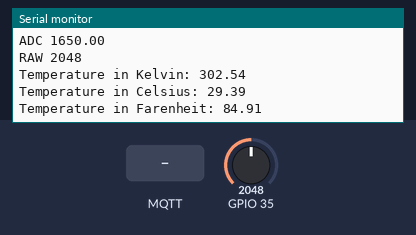
A program run on a simulated ESP32. On the bench: the last lines printed to the serial monitor. Inputs (shaded band) come from the test bench; at power-on: GPIO 35 = 2048. WiFi joins after 1.5 s; servers stay silent unless stated; random numbers use the default seed unless the program sets one; no MQTT or app messages arrive unless stated.

Above: at 2.7 s.
2.8 s: GPIO 35 set to 2866
At 4.1 s:
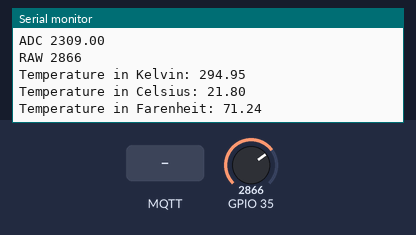
4.3 s: MQTT message "5" arrives on the first subscribed topic
At 5.4 s:
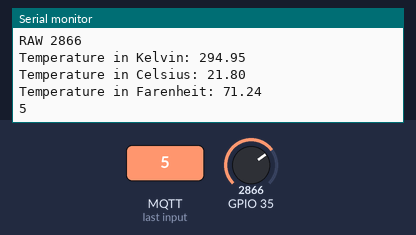
5.8 s: MQTT message "90" arrives on the first subscribed topic
At 6.9 s:
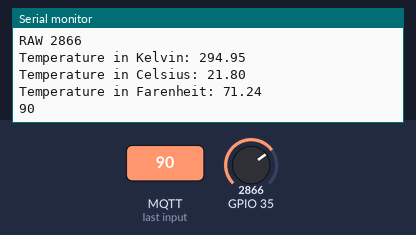
7.3 s: GPIO 35 set to 3603
At 8.2 s:
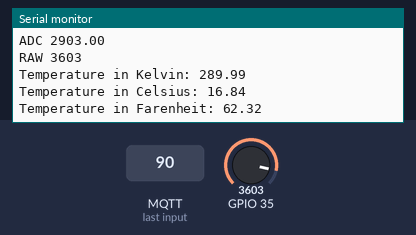
Timing chart, 0 to 9.8 s (numbered marks = the images above; inputs shaded):
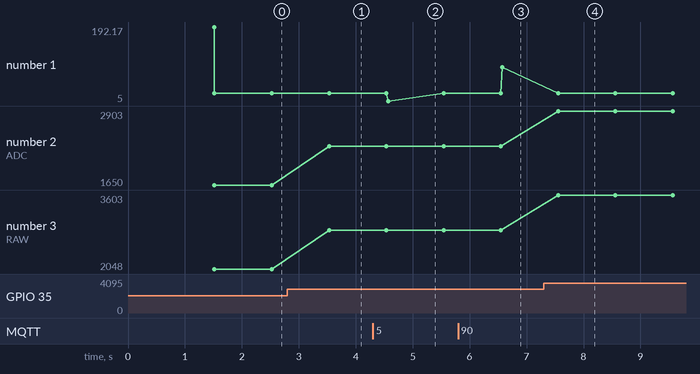

The program:

main.cpp
```cpp
#include <Arduino.h>
#include "driver/adc.h"
#include "freertos/FreeRTOS.h"
#include "freertos/task.h"
#include "esp_adc_cal.h"
#include <driver/gpio.h>
#include <WiFi.h>
#include <PubSubClient.h>
#include <math.h>

/**
 * Theory behind sensor
 *
 * Vsense = Voltage across the termistor into the ADC input
 * LSB    = Least significant bit digital value that is
 *          converted from the ADC input (12-bit most common)
 * 2^ADC resolution -> 2^12bits in our case or 4096
 * VREF  = The input voltage that is put into the termistor
 */

/********************************************
**************** GPIO PINS ****************
*********************************************/
#define THERMISTOR_INPUT ADC1_CHANNEL_7 // gpio-35
#define BUTTON_1 GPIO_NUM_23

#define _A GPIO_NUM_5
#define _B GPIO_NUM_27
#define _C GPIO_NUM_14
#define _D GPIO_NUM_25
#define _E GPIO_NUM_26
#define _F GPIO_NUM_18
#define _G GPIO_NUM_19

#define DIGI_1 GPIO_NUM_4
#define DIGI_2 GPIO_NUM_33

/********************************************
****** CONSTANTS N PREPROCESSOR STUFF *******
*********************************************/

// ADC Attenuation
#define ADC_ATTEN ADC_ATTEN_DB_11

// ADC Calibration
#define ADC_CALI_SCHEME ESP_ADC_CAL_VAL_DEFAULT_VREF

/********************************************
************ DISPLAY CONST STUFF *************
*********************************************/

const gpio_num_t segments[] = {
	_A, _B, _C, _D, _E, _F, _G};

const int segmentLength = sizeof(segments) / sizeof(segments[0]);

const int displayDigits[] = {
	0b00111111, /* 0 */
	0b00000110, /* 1 */
	0b01011011, /* 2 */
	0b01001111, /* 3 */
	0b01100110, /* 4 */
	0b01101101, /* 5 */
	0b01111101, /* 6 */
	0b00000111, /* 7 */
	0b01111111, /* 8 */
	0b01100111	/* 9 */
};

const gpio_num_t commons[] = {
	DIGI_1, DIGI_2};

const int commonLength = sizeof(commons) / sizeof(commons[0]);

#define A_BIT 1
#define B_BIT 2
#define C_BIT 4
#define D_BIT 8
#define E_BIT 16
#define F_BIT 32
#define G_BIT 64

const int digitPosition[] = {A_BIT, B_BIT, C_BIT, D_BIT, E_BIT, F_BIT, G_BIT};

/********************************************
**************** MQTT CONFIG ****************
*********************************************/
#define mqtt_server "3.23.192.83"
#define mqtt_port 1883
#define mqtt_user "esquimalesAC"
#define mqtt_pass "EsquimalesAC4206"

#define root_topic_subscribe "Temp2"
#define root_topic_publish "Temp2"

/********************************************
**************** VARS N STUFF ***************
*********************************************/

WiFiClient espClient;
PubSubClient client(espClient);
char msg[25];
String Payload;
int state = true;

int VsenseRaw = 0;
float ADCVoltage = 0.0;
float TempC_Sensor1 = 0.0;
float TempF_Sensor1 = 0.0;
float TempK_Sensor1 = 0.0;
int refTemp = 25; // Can be overriden by the MQTT
double Rt = 0.0;
int Beta = 3950; // Can be overriden by the MQTT

// BUTTON
#define BTN_DEBOUNCE_DELAY (200 / portTICK_RATE_MS)
int btnState = 0;

/********************************************
**************** WIFI CONFIG ****************
*********************************************/

const char *ssid = "Alex's spot";
const char *password = "12345678";

#define WIFI_TIMEOUT_MS 20000	   // 20 second WiFi connection timeout
#define WIFI_RECOVER_TIME_MS 30000 // Wait 30 seconds after a failed connection attempt

/********************************************
****************  FUNCTIONS  ****************
*********************************************/

void setup_wifi()
{
	delay(10);
	// Nos conectamos a nuestra red Wifi
	Serial.println();
	Serial.print("Conectando a ");
	Serial.println(ssid);

	WiFi.begin(ssid, password);

	while (WiFi.status() != WL_CONNECTED)
	{
		delay(500);
		Serial.print(".");
	}

	Serial.println("");
	Serial.println("Conectado a red WiFi!");
	Serial.println("Dirección IP: ");
	Serial.println(WiFi.localIP());
}

void callback(char *topic, byte *payload, unsigned int length)
{

	for (int i = 0; i < length; i++)
	{
		Payload += (char)payload[i];
	}

	Payload.trim();
	Serial.println(Payload);
	Payload.clear();
}

void reconnect()
{

	while (!client.connected())
	{

		Serial.print("Intentando conexión Mqtt...");
		// Creamos un cliente ID
		String clientId = "Alex";
		clientId += String(random(0xffff), HEX);
		// Intentamos conectar
		if (client.connect(clientId.c_str(), mqtt_user, mqtt_pass))
		{
			Serial.println("Conectado!");
			// Nos suscribimos
			if (client.subscribe("acatutopicoraiz/movement"))
			{
				Serial.println("Suscripcion ok");
			}
			else
			{
				Serial.println("fallo Suscripción");
			}
		}
		else
		{
			Serial.print("falló :( con error -> ");
			Serial.print(client.state());
			Serial.println(" Intentamos de nuevo en 5 segundos");

			delay(5000);
		}
	}
}

uint32_t readADC_Cal(int ADC_Raw)
{
	esp_adc_cal_characteristics_t adc_chars;

	esp_adc_cal_characterize(ADC_UNIT_1, ADC_ATTEN, ADC_WIDTH_BIT_12, 1100, &adc_chars);

	esp_err_t DEFAULT_VREF = adc_vref_to_gpio(ADC_UNIT_1, GPIO_NUM_35);

	esp_adc_cal_value_t val_type = esp_adc_cal_characterize(ADC_UNIT_1, ADC_ATTEN, ADC_WIDTH_BIT_12, DEFAULT_VREF, &adc_chars);

	return (esp_adc_cal_raw_to_voltage(ADC_Raw, &adc_chars));
}

/*******************************************
**************** TASKS AND STUFF ***********
*******************************************/

void keepWiFiAlive(void *parameter)
{
	while (true)
	{
		if (!client.connected())
		{
			reconnect();
		}

		if (client.connected())
		{

			String str = String(TempC_Sensor1);

			str.toCharArray(msg, 25);
			client.publish(root_topic_publish, msg);
			client.subscribe(root_topic_subscribe);

			if (Payload != NULL || Payload != "")
			{
				refTemp = Payload.toInt();
			}
		}
		client.loop();
		vTaskDelay(1000 / portTICK_PERIOD_MS);
	}
}
void taskMeasureTemperature(void *parameters)
{
	while (true)
	{
		if (client.connected())
		{
			if (Payload != NULL || Payload != "")
			{
				refTemp = 0;
				refTemp = Payload.toInt();
				Serial.println(refTemp);
			}
		}
		Serial.println(refTemp);
		VsenseRaw = adc1_get_raw(THERMISTOR_INPUT);

		ADCVoltage = readADC_Cal(VsenseRaw);

		TempK_Sensor1 = 1 / (1 / (273.15 + refTemp) + log(((ADCVoltage / 10) / 0.02) / 10000) / Beta);

		TempC_Sensor1 = TempK_Sensor1 - 273.15;
		TempF_Sensor1 = (TempK_Sensor1 - 273.15) * 9 / 5 + 32;

		Serial.println("\n");
		Serial.print("ADC ");
		Serial.println(ADCVoltage);
		Serial.print("RAW ");
		Serial.println(VsenseRaw);

		Serial.print("Temperature in Kelvin: ");
		Serial.println(TempK_Sensor1);
		Serial.print("Temperature in Celsius: ");
		Serial.println(TempC_Sensor1);
		Serial.print("Temperature in Farenheit: ");
		Serial.println(TempF_Sensor1);
		vTaskDelay(1000 / portTICK_PERIOD_MS);
	}
}

void setup()
{
	Serial.begin(115200);
	adc1_config_width(ADC_WIDTH_BIT_12);
	adc1_config_channel_atten(THERMISTOR_INPUT, ADC_ATTEN);
	setup_wifi();
	client.setServer(mqtt_server, mqtt_port);
	client.setCallback(callback);
	Serial.println("WTF IS GOING ON");

	// Temp Task
	xTaskCreatePinnedToCore(
		taskMeasureTemperature,
		"Temperature",
		10000,
		NULL,
		1,
		NULL,
		0);

	// Wifi task
	xTaskCreatePinnedToCore(
		keepWiFiAlive,
		"keepWiFiAlive", // Task name
		5000,			 // Stack size (bytes)
		NULL,			 // Parameter
		1,				 // Task priority
		NULL,			 // Task handle
		ARDUINO_RUNNING_CORE);
}

// Keep this empty
void loop() {}
```

Measured:
- after the input at 2.8 s, the serial monitor: prints a new line after 0.73 s (image 1)
- after the input at 4.3 s, the serial monitor: prints a new line after 0.27 s (image 2)
- after the input at 5.8 s, the serial monitor: prints a new line after 0.77 s (image 3)
- after the input at 7.3 s, the serial monitor: prints a new line after 0.25 s (image 4)
- plotted number 1: 25 → 90 after the input at 5.8 s
- plotted number 2: 1650 → 2309 after the input at 2.8 s, 2309 → 2903 after the input at 7.3 s
- plotted number 3: 2048 → 2866 after the input at 2.8 s, 2866 → 3603 after the input at 7.3 s
